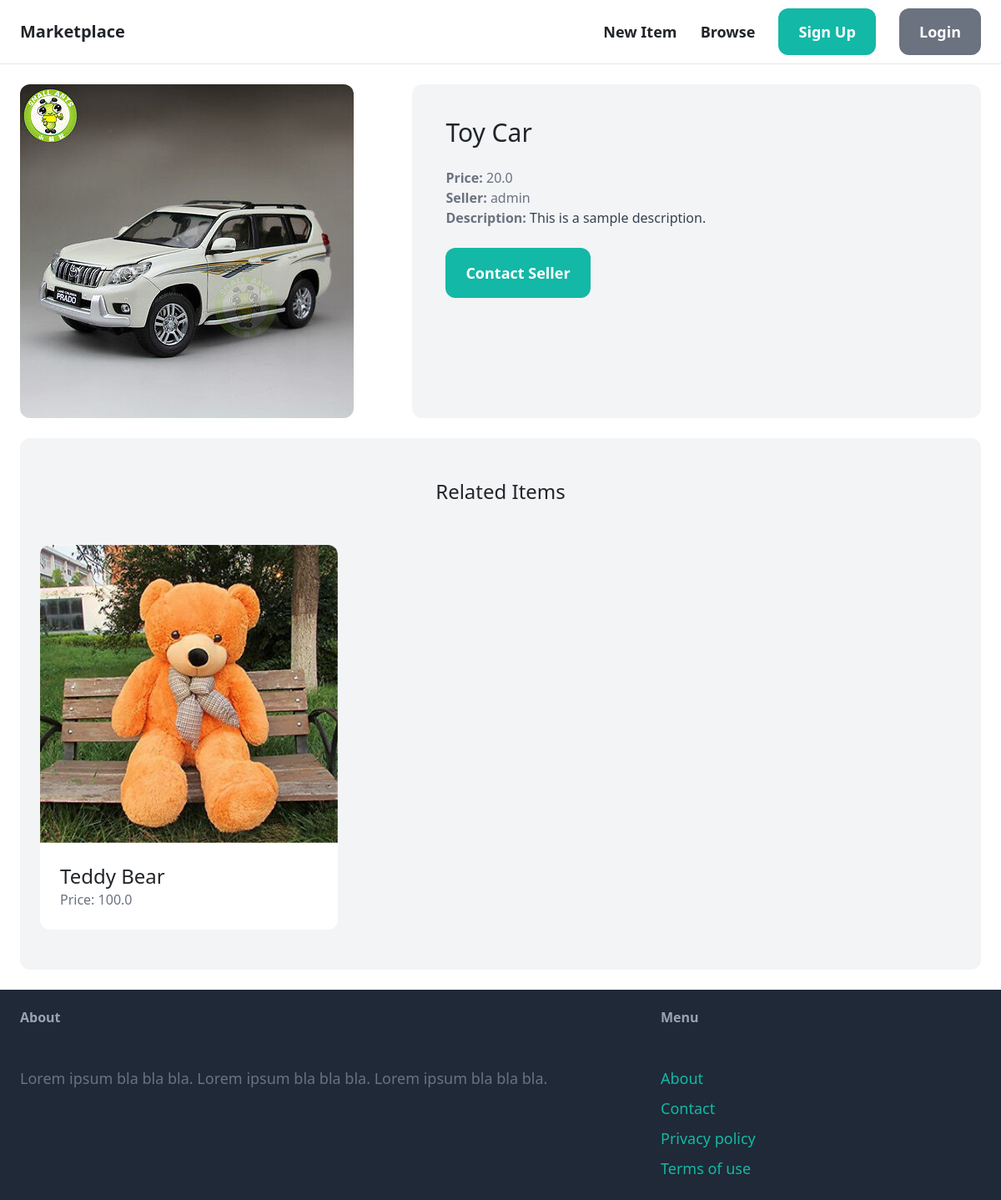
The page /items/5/ on the database as committed earlier.
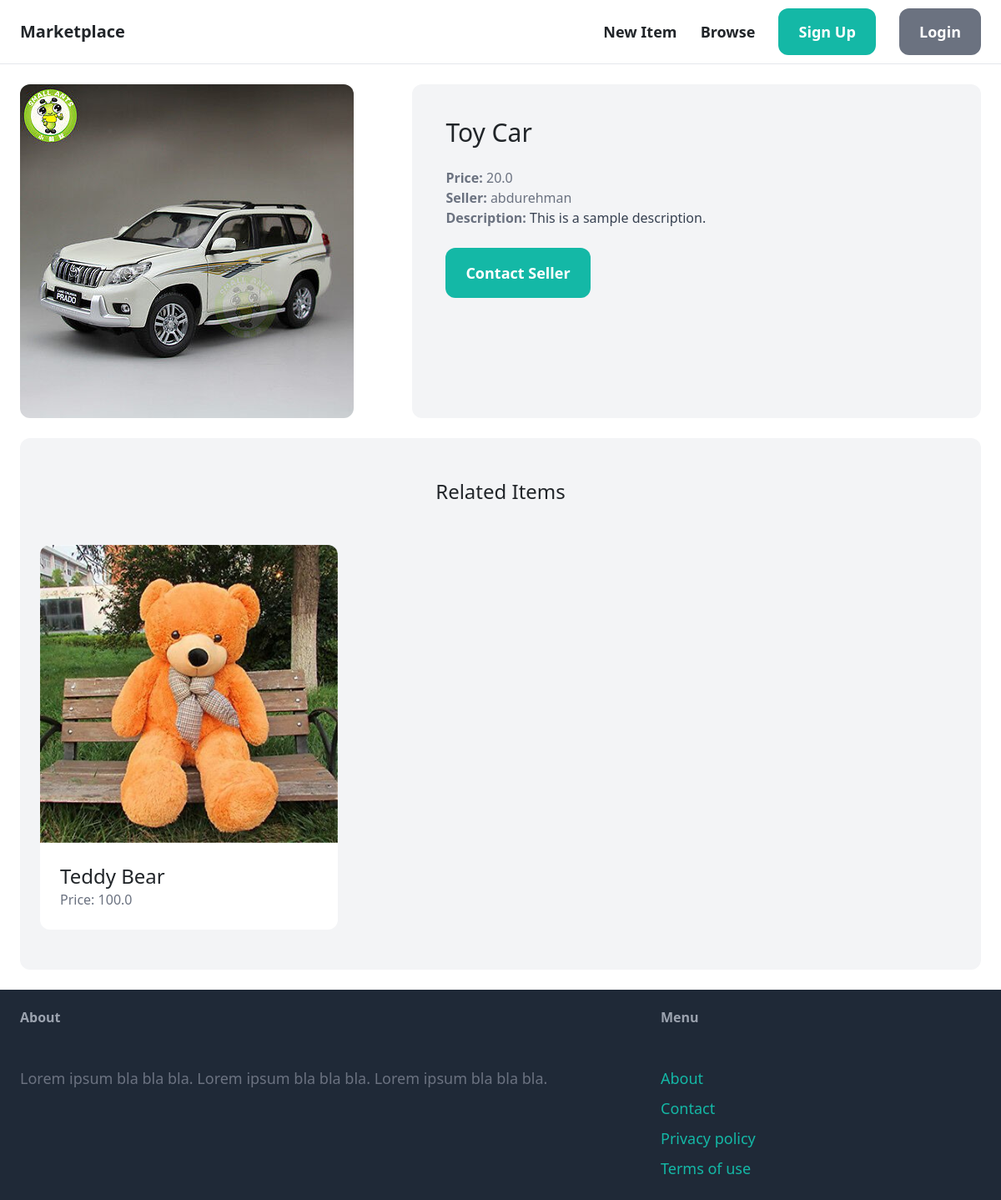
The same page on the database as committed later.
### item/models.py (models this page shows, shortened)
class Item(models.Model):
    category = models.ForeignKey(Category, related_name='items', on_delete=models.CASCADE)
    name = models.CharField(max_length=255)
    description = models.TextField(blank=True, null=True)
    price = models.FloatField()
    image = models.ImageField(upload_to='item_images', blank=True, null=True)
    is_sold = models.BooleanField(default=False)
    created_at = models.DateTimeField(auto_now_add=True)
    created_by = models.ForeignKey(User, related_name='items', on_delete=models.CASCADE)

### item/views.py (the view)
# urls.py: path('<int:pk>/', views.detail, name='detail'),
def detail(request, pk):
    item = get_object_or_404(Item, pk=pk)
    related_items = Item.objects.filter(category=item.category, is_sold=False).exclude(pk=pk)[0:3]
    return render(request, 'item/detail.html', {
        'item': item,
        'related_items': related_items
    })

### item/templates/item/detail.html (shortened to what this page needs)
{% extends 'core/base.html' %}
{% block content %}
    <div class="grid grid-cols-5 gap-6">
        <div class="col-span-2">
            <img src="{{ item.image.url }}" alt="" class="rounded-xl">
        </div>
        <div class="col-span-3 p-10 bg-gray-100 rounded-xl">
            <h1 class="mb-6 text-3xl">{{ item.name }}</h1>
            <p class="text-gray-500 "><strong>Price: </strong>{{ item.price }}</p>
            <p class="text-gray-500 "><strong>Seller: </strong>{{ item.created_by.username }}</p>
            {% if item.description %}
                <p class="text-gray-700">
                    <strong class="text-gray-500">Description:</strong>
                    {{ item.description }}
                </p>
            {% endif %}
            {% if request.user == item.created_by %}
                <div class="mt-6 p-6 justify-center bg-white rounded-xl">
                    <p>This is your item</p>
                    <a href="{% url 'item:edit' item.id %}" class="inline-block mt-6 px-9 py-3 text-lg font-semibold bg-teal-500 text-white rounded-xl">Edit</a>
                    <a href="{% url 'item:delete' item.id %}" class="inline-block mt-6 px-6 py-3 text-lg font-semibold bg-red-500 text-white rounded-xl">Delete</a>
                </div>
            {% else %}
            <a href="{% url 'conversation:new' item.id %}" class="inline-block mt-6 px-6 py-3 text-lg font-semibold bg-teal-500 text-white rounded-xl hover:bg-teal-700">Contact Seller</a>
            {% endif %}
        </div>
    </div>
    <div class="mt-6 px-6 py-12 bg-gray-100 rounded-xl">
        <h2 class="mb-12 text-2xl text-center ">Related Items</h2>
        <div class="grid grid-cols-3 gap-3">
            {% for item in related_items %}
                <div>
                    <a href="{% url 'item:detail' item.id %}">
                        <div>
                            <img src="{{ item.image.url }}" alt="" class="rounded-t-xl">
                        </div>
                        <div class="p-6 bg-white rounded-b-xl">
                            <h2 class="text-2xl">{{ item.name }}</h2>
                            <p class="text-gray-500">Price: {{ item.price }}</p>
                        </div>
                    </a>
                </div>
            {% endfor %}
        </div>
    </div>
{% endblock %}

Rows that differ between the two databases and show on the page:
changed Item "Toy Car": created_by.username "admin" → "abdurehman"
